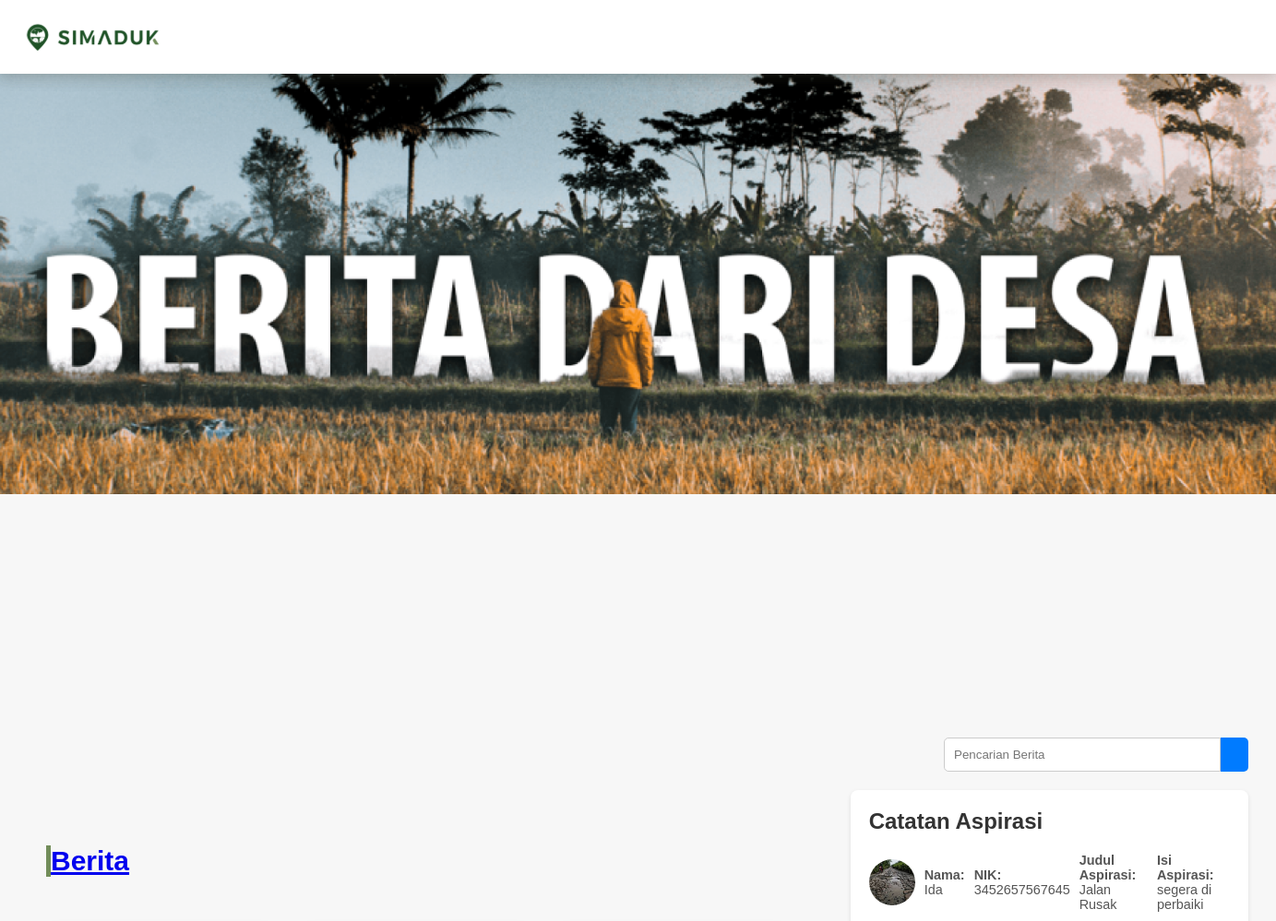
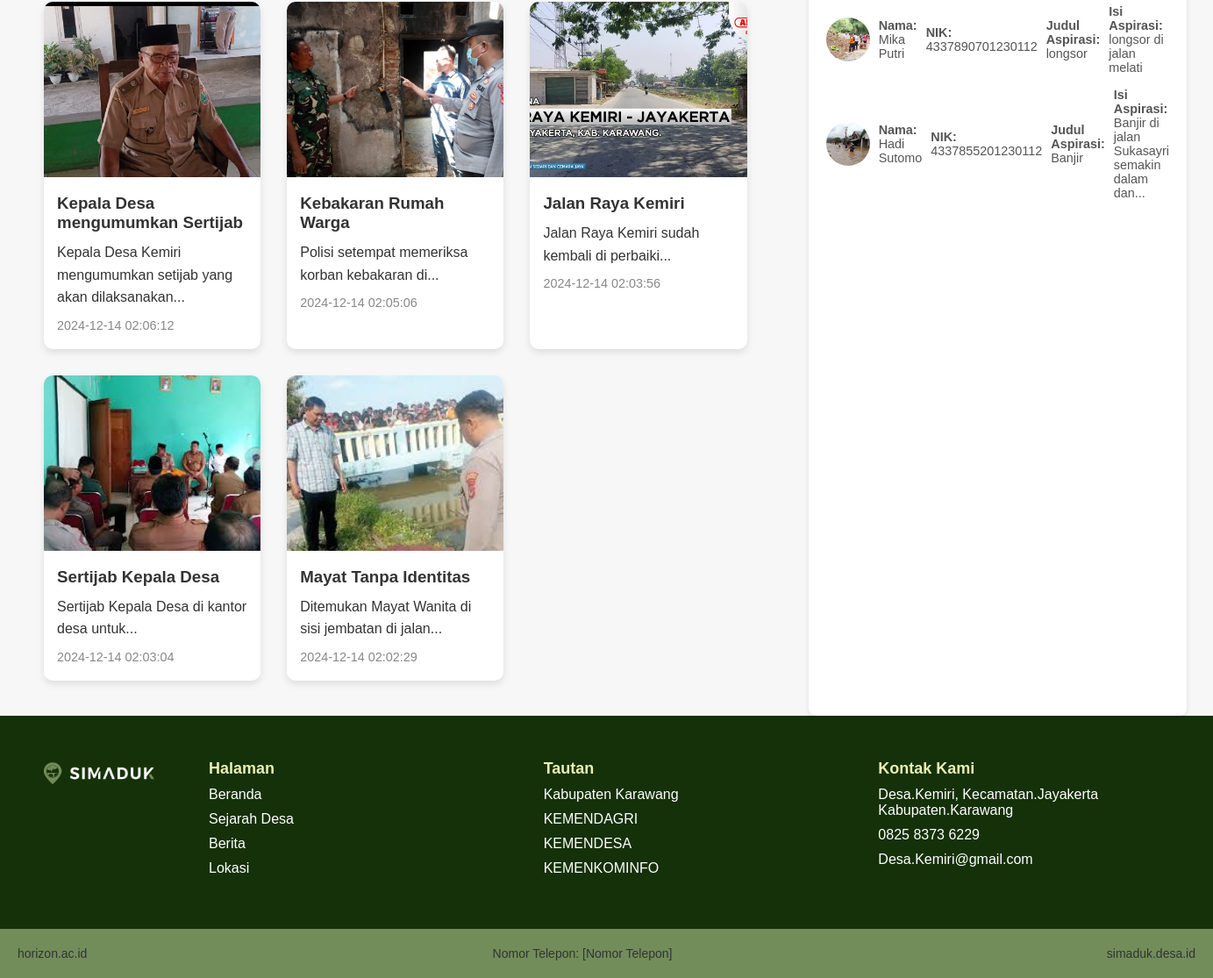
The page /berita/index.php on the database its author committed (2 pictures, top to bottom).
### tables this page shows
CREATE TABLE `berita` (
  `id` int NOT NULL,
  `title` varchar(255) NOT NULL,
  `description` text NOT NULL,
  `file_path` varchar(255) NOT NULL,
  `created_at` timestamp NOT NULL DEFAULT CURRENT_TIMESTAMP
);

CREATE TABLE `aspirasi` (
  `id` int NOT NULL,
  `nama_lengkap` varchar(255) DEFAULT NULL,
  `nik` varchar(255) DEFAULT NULL,
  `judul_aspirasi` text,
  `isi_aspirasi` text,
  `file_path` varchar(255) DEFAULT NULL,
  `created_at` timestamp NOT NULL DEFAULT CURRENT_TIMESTAMP,
  `nama` varchar(255) DEFAULT NULL,
  `judul` varchar(255) DEFAULT NULL,
  `isi` text
);

### berita/index.php (the view, shortened to what this page needs)
<!DOCTYPE html>
<html lang="en">
<head>
  <link rel="stylesheet" href="style.css">
</head>
<body>
  <header>
    <header>
      <a href="#" class="nav-logo"><img src="img/logoo.svg" alt="" class="logo" /></a>
    </header>
  </header>
  <section class="home">
    <div class="content">
      <img src="img/download 3.png" alt="">
    </div>
  </section>
  <div class="container">
    <div class="search-bar">
      <input type="text" placeholder="Pencarian Berita">
      <button><i class="fa fa-search"></i></button>
    </div>
    <div class="content-row">
      <section class="news-section">
        <div class="code">
          <a href="#">
            <h1>Berita</h1>
          </a>
        </div>
        <div class="news-container" data-aos="fade-up" data-aos-duration="2000">
          <?php
          $servername = "localhost";
          $username = "root";
          $password = "";
          $dbname = "simaduk_migrasi";
          $conn = new mysqli($servername, $username, $password, $dbname);
          $sql = "SELECT * FROM berita ORDER BY created_at DESC LIMIT 5";
          $result = $conn->query($sql);
          if ($result->num_rows > 0) {
            while ($row = $result->fetch_assoc()) {
              echo '<div class="news-card">';
              echo '<img src="../upload/' . $row['file_path'] . '" alt="Upload Photo" />';
              echo '<div class="news-content">';
              echo '<h3>' . $row['title'] . '</h3>';
              echo '<p>' . $row['description'] . '</p>';
              echo '<span class="post-date">' . $row['created_at'] . '</span>';
              echo '</div>';
              echo '</div>';
            }
          } else {
            echo "No news found.";
          }
          ?>
        </div>
      </section>
      <aside class="aspirasi-section">
        <h2>Catatan Aspirasi</h2>
        <div class="aspirasi-list">
          <?php
          $servername = "localhost";
          $username = "root";
          $password = "";
          $dbname = "simaduk_migrasi";
          $conn = new mysqli($servername, $username, $password, $dbname);
          $sql = "SELECT * FROM aspirasi ORDER BY id DESC";
          $result = $conn->query($sql);
          if ($result->num_rows > 0) {
            while ($row = $result->fetch_assoc()) {
              echo '<div class="aspirasi-item">';
              echo '<img src="../aspirasi/' . $row['file_path'] . '" alt="Aspirasi Photo" />';
              echo '<p><strong>Nama: </strong>' . $row['nama_lengkap'] . '</p>';
              echo '<p><strong>NIK: </strong>' . $row['nik'] . '</p>';
              echo '<p><strong>Judul Aspirasi: </strong>' . $row['judul_aspirasi'] . '</p>';
              echo '<p><strong>Isi Aspirasi: </strong>' . $row['isi_aspirasi'] . '</p>';
              echo '</div>';
            }
          } else {
            echo "Tidak ada aspirasi yang ditemukan.";
          }
          ?>
        </div>
      </aside>
    </div>
  </div>
  <footer class="footer">
    <div class="footer-content">
      <div class="logo">
          <img
            src="img/Screenshot_2024-10-24_202613-removebg-preview 1.svg"
            alt="Logo"
          />
        </div>
      <div class="section">
        <h4>Halaman</h4>
        <ul>
          <li><a href="#">Beranda</a></li>
          <li><a href="#">Sejarah Desa</a></li>
          <li><a href="#">Berita</a></li>
          <li><a href="#">Lokasi</a></li>
        </ul>
      </div>
      <div class="section">
        <h4>Tautan</h4>
        <ul>
          <li><a href="#">Kabupaten Karawang</a></li>
          <li><a href="#">KEMENDAGRI</a></li>
          <li><a href="#">KEMENDESA</a></li>
          <li><a href="#">KEMENKOMINFO</a></li>
        </ul>
      </div>
      <div class="section">
        <h4>Kontak Kami</h4>
        <p>
          Desa.Kemiri, Kecamatan.Jayakerta <br />
          Kabupaten.Karawang
        </p>
        <p>0825 8373 6229</p>
        <p>Desa.Kemiri@gmail.com</p>
      </div>
    </div>
  </footer>
  <div class="footer-pendek">
    <div class="footer-short">
      <div>horizon.ac.id</div>
      <div class="phone-center">Nomor Telepon: [Nomor Telepon]</div>
      <div class="right">simaduk.desa.id</div>
    </div>
  </div>
</body>
</html>

### berita/style.css (style rules this page uses)
* { margin: 0; padding: 0; box-sizing: border-box; font-family: Arial, sans-serif; }
:root { --warna-hijau1: #153109; --warna-hijau2: #728d5a; --warna-terang: #ebf1b1; --warna-terang2: #ebfadd; --warna-putih: #ffff; }
body { background-color: #f7f7f7; color: #333; }
section { padding: 1rem 25%; }
header { position: fixed; top: 0; left: 0; width: 100%; height: 80px; background-color: var(--warna-putih); padding: 5px 10px; display: flex; justify-content: space-between; align-items: center; box-shadow: 0 2px 16px #4a493d31; z-index: 1000; box-sizing: border-box; margin: 0; }
.nav-logo img { width: 170px; margin-bottom: -10px; margin-left: 10px; }
.home { min-height: 100vh; display: relative; align-items: center; }
.content { margin-top: -80px; margin-left: -366px; }
.content img { width: 100; height: 600px; }
.code { margin: 20px 0px; font-size: 20px; text-align: justify; border-left: 5px solid var(--warna-hijau2); margin-bottom: 50px; }
.container { display: flex; flex-direction: column; margin: 0px; margin-right: 30px; }
.search-bar { display: flex; justify-content: flex-end; margin-bottom: 20px; }
.search-bar input { width: 300px; padding: 10px; border: 1px solid #ccc; border-radius: 5px 0 0 5px; outline: none; }
.search-bar button { padding: 10px 15px; background-color: #007bff; border: none; color: white; border-radius: 0 5px 5px 0; cursor: pointer; }
.content-row { display: flex; justify-content: space-between; }
.news-section { padding: 40px 50px; }
.news-container { display: grid; grid-template-columns: repeat(3, 1fr); gap: 30px; }
.news-card { background-color: #fff; border-radius: 10px; box-shadow: 0 4px 8px rgba(0, 0, 0, 0.1); overflow: hidden; position: relative; transition: box-shadow 0.3s ease transform 0.3s ease; border-bottom: 3px solid transparent; }
.news-card img { width: 100%; height: 200px; object-fit: cover; }
.news-content { padding: 15px; }
.news-content h3 { margin-bottom: 10px; }
.news-content p { line-height: 1.6; margin-bottom: 10px; }
.post-date { color: #888; font-size: 0.9em; }
.news-card::before { content: ""; position: absolute; top: 0; left: 0; width: 100%; height: 100%; opacity: 0; transition: opacity 0.3s ease; }
.aspirasi-section { flex: 1; margin-left: 20px; background-color: #fff; padding: 20px; border-radius: 8px; box-shadow: 0px 2px 5px rgba(0, 0, 0, 0.1); }
.aspirasi-section h2 { font-size: 1.5rem; margin-bottom: 20px; }
.aspirasi-list { display: flex; flex-direction: column; gap: 15px; }
.aspirasi-item { display: flex; align-items: center; gap: 10px; }
.aspirasi-item img { width: 50px; height: 50px; border-radius: 50%; object-fit: cover; }
.aspirasi-item p { font-size: 0.9rem; color: #555; }
.footer { background-color: var(--warna-hijau1); padding: 40px; }
.footer-content { display: flex; justify-content: space-between; flex-wrap: wrap; gap: 30px; }
.logo img { height: 50px; }
.section { flex: 1; margin: 10px; }
.section p { color: var(--warna-putih); margin-bottom: 10px; }
.section h4 { margin-bottom: 10px; color: var(--warna-terang); font-size: 18px; }
.section ul { list-style: none; padding: 0; }
.section ul li { margin-bottom: 10px; }
.section ul li a { text-decoration: none; color: var(--warna-putih); }
.footer-short { display: flex; justify-content: space-between; padding: 20px 20px; background-color: var( --warna-hijau2 ); font-size: 14px; }
.left, .center, .right { width: 10%; text-align: center; }
.right { text-align: right; }

### rows shown on the page
berita: file_path (picture), title "Kepala Desa mengumumkan Sertijab", description "Kepala Desa Kemiri mengumumkan setijab yang akan dilaksanakan...", created_at "2024-12-14 02:06:12"
berita: file_path (picture), title "Kebakaran Rumah Warga", description "Polisi setempat memeriksa korban kebakaran di...", created_at "2024-12-14 02:05:06"
berita: file_path (picture), title "Jalan Raya Kemiri", description "Jalan Raya Kemiri sudah kembali di perbaiki...", created_at "2024-12-14 02:03:56"
berita: file_path (picture), title "Sertijab Kepala Desa", description "Sertijab Kepala Desa di kantor desa untuk...", created_at "2024-12-14 02:03:04"
berita: file_path (picture), title "Mayat Tanpa Identitas", description "Ditemukan Mayat Wanita di sisi jembatan di jalan...", created_at "2024-12-14 02:02:29"
aspirasi: file_path (picture), nama_lengkap "Ida", nik "3452657567645", judul_aspirasi "Jalan Rusak", isi_aspirasi "segera di perbaiki"
aspirasi: file_path (picture), nama_lengkap "Mika Putri", nik "4337890701230112", judul_aspirasi "longsor", isi_aspirasi "longsor di jalan melati"
aspirasi: file_path (picture), nama_lengkap "Hadi Sutomo", nik "4337855201230112", judul_aspirasi "Banjir", isi_aspirasi "Banjir di jalan Sukasayri semakin dalam dan..."
